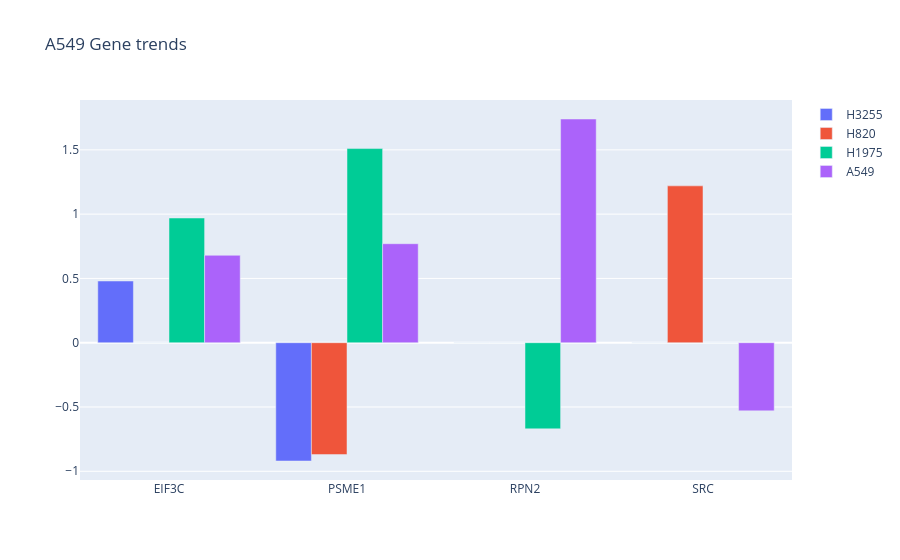

The notebook cell this image was saved under:
### Code cell
import plotly.graph_objects as go

bar_colors = ['#FF4136' if val > 0 else '#3D9970' for val in df_filtered['H3255_E07_vs_H3255_C36']]

trace1 = go.Bar(
    x=df_filtered['gene'],
    y=df_filtered['H3255_E07_vs_H3255_C36'],
    name='H3255',
    # marker_color=bar_colors
)

bar_colors = ['#FF4136' if val > 0 else '#3D9970' for val in df_filtered['H820_E07_vs_H820_C36']]

trace2 = go.Bar(
    x=df_filtered['gene'],
    y=df_filtered['H820_E07_vs_H820_C36'],
    name='H820',
    # marker_color=bar_colors
)
bar_colors = ['#FF4136' if val > 0 else '#3D9970' for val in df_filtered['H1975_E07_vs_H1975_C36']]

trace3 = go.Bar(
    x=df_filtered['gene'],
    y=df_filtered['H1975_E07_vs_H1975_C36'],
    name='H1975',
    # marker_color=bar_colors
)
bar_colors = ['#FF4136' if val > 0 else '#3D9970' for val in df_filtered['H1975_E07_vs_H1975_C36']]

trace4 = go.Bar(
    x=df_filtered['gene'],
    y=df_filtered['A549_E07_vs_A549_C36'],
    name='A549',
    # marker_color=bar_colors
)


# Create a figure and add traces to it
fig = go.Figure(data=[trace1, trace2, trace3, trace4])

# Change the bar mode to group
fig.update_layout(barmode='group', title=cell_line+" Gene trends")

# Show the figure
fig.show()
fig.write_html(output_dir+"gene_trend_barplot_"+cell_line+".html")
fig.write_image(output_dir+"gene_trend_"+cell_line+".png")

### Figure 1 — Plotly figure (JSON) as saved in the notebook; plotly's stock layout.template omitted (floating-point values rounded to 4 significant figures)
{"data": [{"name": "H3255", "type": "bar", "x": ["EIF3C", "PSME1", "RPN2", "SRC"], "y": [0.48, -0.92, 0, 0]}, {"name": "H820", "type": "bar", "x": ["EIF3C", "PSME1", "RPN2", "SRC"], "y": [0, -0.87, 0, 1.22]}, {"name": "H1975", "type": "bar", "x": ["EIF3C", "PSME1", "RPN2", "SRC"], "y": [0.97, 1.51, -0.67, 0]}, {"name": "A549", "type": "bar", "x": ["EIF3C", "PSME1", "RPN2", "SRC"], "y": [0.68, 0.77, 1.74, -0.53]}], "layout": {"barmode": "group", "title": {"text": "A549 Gene trends"}}}
